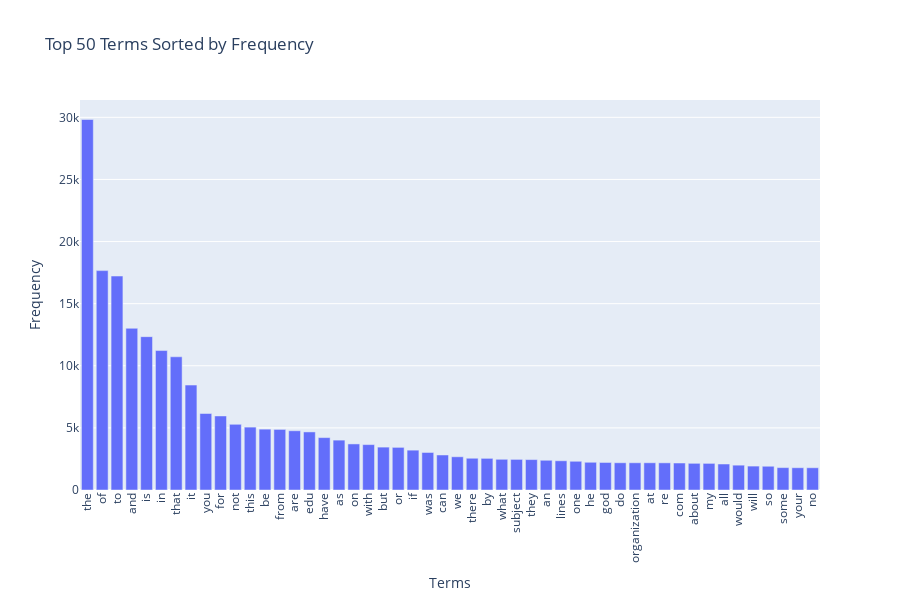

The code cell stored with this chart in its notebook:
### Markdown cell above
### >>> **Exercise 14 (take home):** 
Additionally, you can attempt to sort the terms on the `x-axis` by frequency instead of in alphabetical order. This way the visualization is more meaninfgul and you will be able to observe the so called [long tail](https://en.wikipedia.org/wiki/Long_tail) (get familiar with this term since it will appear a lot in data mining and other statistics courses). see picture below

![alt txt](https://upload.wikimedia.org/wikipedia/commons/thumb/8/8a/Long_tail.svg/1000px-Long_tail.svg.png)

### Code cell
# Answer here

import plotly.express as px
import numpy as np

# Compute term frequencies
term_frequencies = np.asarray(X_counts.sum(axis=0)).flatten()

# Set the number of terms you want to visualize
num_terms = 50

# Get the indices of the terms sorted by frequency in descending order
sorted_term_indices = np.argsort(term_frequencies)[::-1][:num_terms]

# Select the sorted terms and their corresponding frequencies
sorted_terms = count_vect.get_feature_names_out()[sorted_term_indices]
sorted_term_frequencies = term_frequencies[sorted_term_indices]

# Create a DataFrame for Plotly
df_sorted = pd.DataFrame({
    'Terms': sorted_terms,
    'Frequency': sorted_term_frequencies
})

# Plot with Plotly Express
fig = px.bar(df_sorted, x='Terms', y='Frequency', title=f"Top {num_terms} Terms Sorted by Frequency",
             labels={'Terms': 'Terms', 'Frequency': 'Frequency'}, height=600)

# Customize layout to display the long tail
fig.update_layout(
    xaxis_tickangle=-90,  # Rotate x-axis labels
    xaxis_title="Terms",
    yaxis_title="Frequency",
    bargap=0.2,  # Gap between bars
    hovermode="x unified"
)

# Show the interactive plot
fig.show()

### Figure 1 — Plotly figure (JSON) as saved in the notebook; plotly's stock layout.template omitted (floating-point values rounded to 4 significant figures)
{"data": [{"alignmentgroup": "True", "hovertemplate": "Terms=%{x}<br>Frequency=%{y}<extra></extra>", "legendgroup": "", "marker": {"color": "#636efa", "pattern": {"shape": ""}}, "name": "", "offsetgroup": "", "orientation": "v", "showlegend": false, "textposition": "auto", "type": "bar", "x": ["the", "of", "to", "and", "is", "in", "that", "it", "you", "for", "not", "this", "be", "from", "are", "edu", "have", "as", "on", "with", "but", "or", "if", "was", "can", "we", "there", "by", "what", "subject", "they", "an", "lines", "one", "he", "god", "do", "organization", "at", "re", "com", "about", "my", "all", "would", "will", "so", "some", "your", "no"], "xaxis": "x", "y": [29825, 17660, 17222, 13017, 12343, 11226, 10723, 8447, 6157, 5962, 5285, 5063, 4898, 4877, 4769, 4675, 4218, 4015, 3709, 3655, 3453, 3432, 3208, 3020, 2818, 2674, 2556, 2548, 2472, 2464, 2448, 2393, 2353, 2312, 2232, 2216, 2193, 2192, 2191, 2186, 2172, 2148, 2143, 2093, 2000, 1925, 1912, 1802, 1793, 1791], "yaxis": "y"}], "layout": {"bargap": 0.2, "barmode": "relative", "height": 600, "hovermode": "x unified", "legend": {"tracegroupgap": 0}, "title": {"text": "Top 50 Terms Sorted by Frequency"}, "xaxis": {"anchor": "y", "domain": [0, 1], "tickangle": -90, "title": {"text": "Terms"}}, "yaxis": {"anchor": "x", "domain": [0, 1], "title": {"text": "Frequency"}}}}
